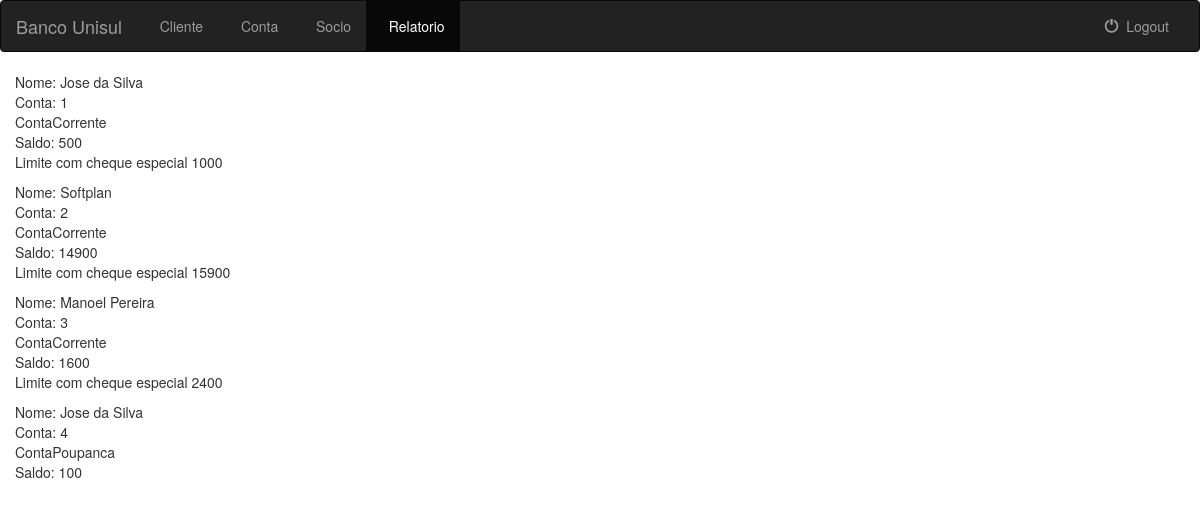
The page /saldoclientes/ (signed in) on the database its author committed.
### banco_unisul/models.py (models this page shows, shortened)
class Conta(models.Model):
    TIPO_CONTA = (
        (1, 'ContaCorrente'),
        (2, 'ContaPoupanca'),
    )
    agencia = models.ForeignKey(Agencia, on_delete=models.CASCADE)
    cliente = models.ForeignKey(Cliente, on_delete=models.CASCADE)
    tpconta = models.IntegerField("Tipo da Conta", choices=TIPO_CONTA)
    saldo = models.IntegerField()
    chespecial = models.IntegerField("Limite cheque especial")
    flespecial = models.BooleanField("Utiliza cheque especial")
    class META:
        unique_together = (("cliente", "tpconta"),)
    def limite(self):
        if self.flespecial:
            return self.saldo + self.chespecial
        else:
            return self.saldo

class Cliente(models.Model):
    nome = models.CharField(max_length=200)
    endereco = models.CharField(max_length=200)
    def __str__(self):
        return self.nome
    class META:
        abstract = True

### banco_unisul/views.py (the view)
# urls.py: url(r'^saldoclientes/$', views.SaldoClientesView.as_view(), name='saldoclientes'),
class SaldoClientesView(LoginRequiredMixin, generic.ListView):
    model = Trasnferencia
    template_name = 'banco_unisul/saldoclientes.html'
    context_object_name = 'conta'
    def get_queryset(self):
        return Conta.objects.all().select_related("cliente").all()

### templates/banco_unisul/saldoclientes.html (shortened to what this page needs)
{% extends 'banco_unisul/bancointero.html' %}
{% block relatorio %}active{% endblock %}
{% block body %}
    <div class="container-fluid">
        {% for c in conta %}
            <div>
                <p>
                    Nome: {{ c.cliente }} <br>
                    Conta: {{ c.id }} <br>
                    {{ c.get_tpconta_display }} <br>
                    Saldo: {{ c.saldo }} <br>
                    {% if c.flespecial %}
                        Limite com cheque especial {{ c.limite }}<br>
                    {% endif %}
                </p>
            </div>
        {% endfor %}
    </div>
{% endblock %}

### rows shown on the page
Conta: cliente "Jose da Silva", id "1", tpconta "ContaCorrente", saldo "500", limite "1000"
Conta: cliente "Softplan", id "2", tpconta "ContaCorrente", saldo "14900", limite "15900"
Conta: cliente "Manoel Pereira", id "3", tpconta "ContaCorrente", saldo "1600", limite "2400"
Conta: cliente "Jose da Silva", id "4", tpconta "ContaPoupanca", saldo "100"
